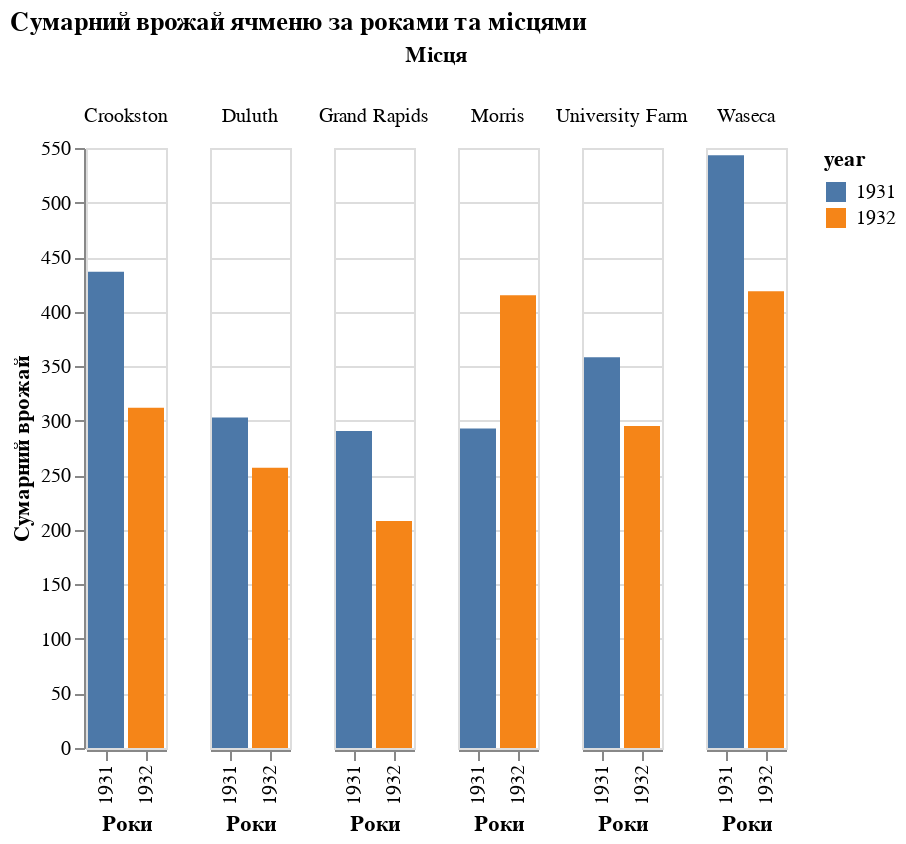

Write notebook code for a chart like this one.
### Code cell
# Завантаження даних про врожай ячменю
barley_data = data.barley()

# Побудова гістограми з групуванням
histogram = alt.Chart(barley_data).mark_bar().encode(
    x=alt.X('year:O', title='Роки'), # Вісь x для років
    y=alt.Y('sum(yield):Q', title='Сумарний врожай'), # Вісь y для сумарного врожаю
    color='year:N',               # Кольорова шкала для різних років
    column=alt.Column('site:N',   # Групування (стовпці) за різними місцями
                      title='Місця')
).properties(
    width=alt.Step(20),            # Ширина стовпців
    title='Сумарний врожай ячменю за роками та місцями'
)
histogram

### Figure 1 — Vega-Lite specification as saved in the notebook (floating-point values rounded to 4 significant figures)
{"config": {"view": {"continuousWidth": 300, "continuousHeight": 300}}, "data": {"name": "data-093ece8c35bb2d41094cfb6138ec810b"}, "mark": {"type": "bar"}, "encoding": {"color": {"field": "year", "type": "nominal"}, "column": {"field": "site", "title": "Місця", "type": "nominal"}, "x": {"field": "year", "title": "Роки", "type": "ordinal"}, "y": {"aggregate": "sum", "field": "yield", "title": "Сумарний врожай", "type": "quantitative"}}, "title": "Сумарний врожай ячменю за роками та місцями", "width": {"step": 20}, "$schema": "https://vega.github.io/schema/vega-lite/v5.15.1.json", "datasets": {"data-093ece8c35bb2d41094cfb6138ec810b": [{"yield": 27.0, "variety": "Manchuria", "year": 1931, "site": "University Farm"}, {"yield": 48.87, "variety": "Manchuria", "year": 1931, "site": "Waseca"}, {"yield": 27.43, "variety": "Manchuria", "year": 1931, "site": "Morris"}, {"yield": 39.93, "variety": "Manchuria", "year": 1931, "site": "Crookston"}, {"yield": 32.97, "variety": "Manchuria", "year": 1931, "site": "Grand Rapids"}, {"yield": 28.97, "variety": "Manchuria", "year": 1931, "site": "Duluth"}, {"yield": 43.07, "variety": "Glabron", "year": 1931, "site": "University Farm"}, {"yield": 55.2, "variety": "Glabron", "year": 1931, "site": "Waseca"}, {"yield": 28.77, "variety": "Glabron", "year": 1931, "site": "Morris"}, {"yield": 38.13, "variety": "Glabron", "year": 1931, "site": "Crookston"}, {"yield": 29.13, "variety": "Glabron", "year": 1931, "site": "Grand Rapids"}, {"yield": 29.67, "variety": "Glabron", "year": 1931, "site": "Duluth"}, {"yield": 35.13, "variety": "Svansota", "year": 1931, "site": "University Farm"}, {"yield": 47.33, "variety": "Svansota", "year": 1931, "site": "Waseca"}, {"yield": 25.77, "variety": "Svansota", "year": 1931, "site": "Morris"}, {"yield": 40.47, "variety": "Svansota", "year": 1931, "site": "Crookston"}, {"yield": 29.67, "variety": "Svansota", "year": 1931, "site": "Grand Rapids"}, {"yield": 25.7, "variety": "Svansota", "year": 1931, "site": "Duluth"}, {"yield": 39.9, "variety": "Velvet", "year": 1931, "site": "University Farm"}, {"yield": 50.23, "variety": "Velvet", "year": 1931, "site": "Waseca"}, {"yield": 26.13, "variety": "Velvet", "year": 1931, "site": "Morris"}, {"yield": 41.33, "variety": "Velvet", "year": 1931, "site": "Crookston"}, {"yield": 23.03, "variety": "Velvet", "year": 1931, "site": "Grand Rapids"}, {"yield": 26.3, "variety": "Velvet", "year": 1931, "site": "Duluth"}, {"yield": 36.57, "variety": "Trebi", "year": 1931, "site": "University Farm"}, {"yield": 63.83, "variety": "Trebi", "year": 1931, "site": "Waseca"}, {"yield": 43.77, "variety": "Trebi", "year": 1931, "site": "Morris"}, {"yield": 46.93, "variety": "Trebi", "year": 1931, "site": "Crookston"}, {"yield": 29.77, "variety": "Trebi", "year": 1931, "site": "Grand Rapids"}, {"yield": 33.93, "variety": "Trebi", "year": 1931, "site": "Duluth"}, {"yield": 43.27, "variety": "No. 457", "year": 1931, "site": "University Farm"}, {"yield": 58.1, "variety": "No. 457", "year": 1931, "site": "Waseca"}, {"yield": 28.7, "variety": "No. 457", "year": 1931, "site": "Morris"}, {"yield": 45.67, "variety": "No. 457", "year": 1931, "site": "Crookston"}, {"yield": 32.17, "variety": "No. 457", "year": 1931, "site": "Grand Rapids"}, {"yield": 33.6, "variety": "No. 457", "year": 1931, "site": "Duluth"}, {"yield": 36.6, "variety": "No. 462", "year": 1931, "site": "University Farm"}, {"yield": 65.77, "variety": "No. 462", "year": 1931, "site": "Waseca"}, {"yield": 30.37, "variety": "No. 462", "year": 1931, "site": "Morris"}, {"yield": 48.57, "variety": "No. 462", "year": 1931, "site": "Crookston"}, {"yield": 24.93, "variety": "No. 462", "year": 1931, "site": "Grand Rapids"}, {"yield": 28.1, "variety": "No. 462", "year": 1931, "site": "Duluth"}, {"yield": 32.77, "variety": "Peatland", "year": 1931, "site": "University Farm"}, {"yield": 48.57, "variety": "Peatland", "year": 1931, "site": "Waseca"}, {"yield": 29.87, "variety": "Peatland", "year": 1931, "site": "Morris"}, {"yield": 41.6, "variety": "Peatland", "year": 1931, "site": "Crookston"}, {"yield": 34.7, "variety": "Peatland", "year": 1931, "site": "Grand Rapids"}, {"yield": 32.0, "variety": "Peatland", "year": 1931, "site": "Duluth"}, {"yield": 24.67, "variety": "No. 475", "year": 1931, "site": "University Farm"}, {"yield": 46.77, "variety": "No. 475", "year": 1931, "site": "Waseca"}, {"yield": 22.6, "variety": "No. 475", "year": 1931, "site": "Morris"}, {"yield": 44.1, "variety": "No. 475", "year": 1931, "site": "Crookston"}, {"yield": 19.7, "variety": "No. 475", "year": 1931, "site": "Grand Rapids"}, {"yield": 33.07, "variety": "No. 475", "year": 1931, "site": "Duluth"}, {"yield": 39.3, "variety": "Wisconsin No. 38", "year": 1931, "site": "University Farm"}, {"yield": 58.8, "variety": "Wisconsin No. 38", "year": 1931, "site": "Waseca"}, {"yield": 29.47, "variety": "Wisconsin No. 38", "year": 1931, "site": "Morris"}, {"yield": 49.87, "variety": "Wisconsin No. 38", "year": 1931, "site": "Crookston"}, {"yield": 34.47, "variety": "Wisconsin No. 38", "year": 1931, "site": "Grand Rapids"}, {"yield": 31.6, "variety": "Wisconsin No. 38", "year": 1931, "site": "Duluth"}, {"yield": 26.9, "variety": "Manchuria", "year": 1932, "site": "University Farm"}, {"yield": 33.47, "variety": "Manchuria", "year": 1932, "site": "Waseca"}, {"yield": 34.37, "variety": "Manchuria", "year": 1932, "site": "Morris"}, {"yield": 32.97, "variety": "Manchuria", "year": 1932, "site": "Crookston"}, {"yield": 22.13, "variety": "Manchuria", "year": 1932, "site": "Grand Rapids"}, {"yield": 22.57, "variety": "Manchuria", "year": 1932, "site": "Duluth"}, {"yield": 36.8, "variety": "Glabron", "year": 1932, "site": "University Farm"}, {"yield": 37.73, "variety": "Glabron", "year": 1932, "site": "Waseca"}, {"yield": 35.13, "variety": "Glabron", "year": 1932, "site": "Morris"}, {"yield": 26.17, "variety": "Glabron", "year": 1932, "site": "Crookston"}, {"yield": 14.43, "variety": "Glabron", "year": 1932, "site": "Grand Rapids"}, {"yield": 25.87, "variety": "Glabron", "year": 1932, "site": "Duluth"}, {"yield": 27.43, "variety": "Svansota", "year": 1932, "site": "University Farm"}, {"yield": 38.5, "variety": "Svansota", "year": 1932, "site": "Waseca"}, {"yield": 35.03, "variety": "Svansota", "year": 1932, "site": "Morris"}, {"yield": 20.63, "variety": "Svansota", "year": 1932, "site": "Crookston"}, {"yield": 16.63, "variety": "Svansota", "year": 1932, "site": "Grand Rapids"}, {"yield": 22.23, "variety": "Svansota", "year": 1932, "site": "Duluth"}, {"yield": 26.8, "variety": "Velvet", "year": 1932, "site": "University Farm"}, {"yield": 37.4, "variety": "Velvet", "year": 1932, "site": "Waseca"}, {"yield": 38.83, "variety": "Velvet", "year": 1932, "site": "Morris"}, {"yield": 32.07, "variety": "Velvet", "year": 1932, "site": "Crookston"}, {"yield": 32.23, "variety": "Velvet", "year": 1932, "site": "Grand Rapids"}, {"yield": 22.47, "variety": "Velvet", "year": 1932, "site": "Duluth"}, {"yield": 29.07, "variety": "Trebi", "year": 1932, "site": "University Farm"}, {"yield": 49.23, "variety": "Trebi", "year": 1932, "site": "Waseca"}, {"yield": 46.63, "variety": "Trebi", "year": 1932, "site": "Morris"}, {"yield": 41.83, "variety": "Trebi", "year": 1932, "site": "Crookston"}, {"yield": 20.63, "variety": "Trebi", "year": 1932, "site": "Grand Rapids"}, {"yield": 30.6, "variety": "Trebi", "year": 1932, "site": "Duluth"}, {"yield": 26.43, "variety": "No. 457", "year": 1932, "site": "University Farm"}, {"yield": 42.2, "variety": "No. 457", "year": 1932, "site": "Waseca"}, {"yield": 43.53, "variety": "No. 457", "year": 1932, "site": "Morris"}, {"yield": 34.33, "variety": "No. 457", "year": 1932, "site": "Crookston"}, {"yield": 19.47, "variety": "No. 457", "year": 1932, "site": "Grand Rapids"}, {"yield": 22.7, "variety": "No. 457", "year": 1932, "site": "Duluth"}, {"yield": 25.57, "variety": "No. 462", "year": 1932, "site": "University Farm"}, {"yield": 44.7, "variety": "No. 462", "year": 1932, "site": "Waseca"}, {"yield": 47.0, "variety": "No. 462", "year": 1932, "site": "Morris"}, {"yield": 30.53, "variety": "No. 462", "year": 1932, "site": "Crookston"}, {"yield": 19.9, "variety": "No. 462", "year": 1932, "site": "Grand Rapids"}, {"yield": 22.5, "variety": "No. 462", "year": 1932, "site": "Duluth"}, {"yield": 28.07, "variety": "Peatland", "year": 1932, "site": "University Farm"}, {"yield": 36.03, "variety": "Peatland", "year": 1932, "site": "Waseca"}, {"yield": 43.2, "variety": "Peatland", "year": 1932, "site": "Morris"}, {"yield": 25.23, "variety": "Peatland", "year": 1932, "site": "Crookston"}, {"yield": 26.77, "variety": "Peatland", "year": 1932, "site": "Grand Rapids"}, {"yield": 31.37, "variety": "Peatland", "year": 1932, "site": "Duluth"}, {"yield": 30.0, "variety": "No. 475", "year": 1932, "site": "University Farm"}, {"yield": 41.27, "variety": "No. 475", "year": 1932, "site": "Waseca"}, {"yield": 44.23, "variety": "No. 475", "year": 1932, "site": "Morris"}, {"yield": 32.13, "variety": "No. 475", "year": 1932, "site": "Crookston"}, {"yield": 15.23, "variety": "No. 475", "year": 1932, "site": "Grand Rapids"}, {"yield": 27.37, "variety": "No. 475", "year": 1932, "site": "Duluth"}, {"yield": 38.0, "variety": "Wisconsin No. 38", "year": 1932, "site": "University Farm"}, {"yield": 58.17, "variety": "Wisconsin No. 38", "year": 1932, "site": "Waseca"}, {"yield": 47.17, "variety": "Wisconsin No. 38", "year": 1932, "site": "Morris"}, {"yield": 35.9, "variety": "Wisconsin No. 38", "year": 1932, "site": "Crookston"}, {"yield": 20.67, "variety": "Wisconsin No. 38", "year": 1932, "site": "Grand Rapids"}, {"yield": 29.33, "variety": "Wisconsin No. 38", "year": 1932, "site": "Duluth"}]}}
